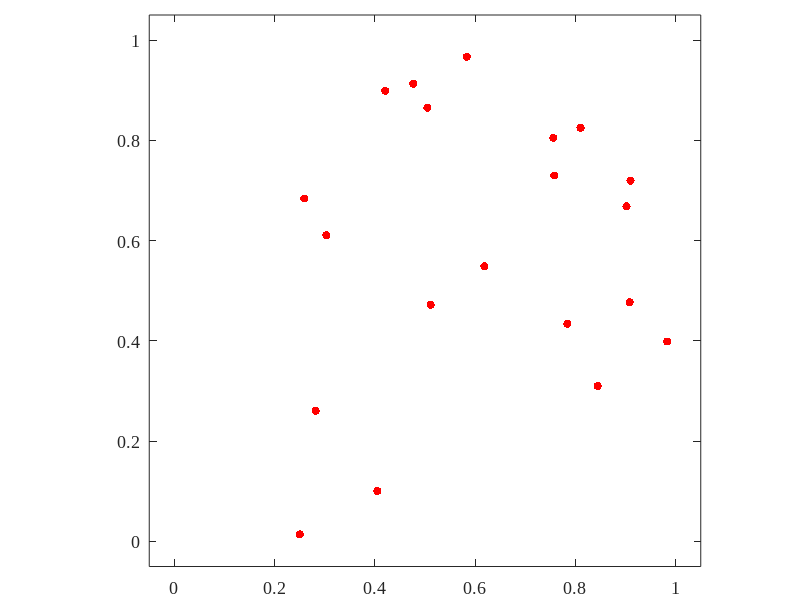
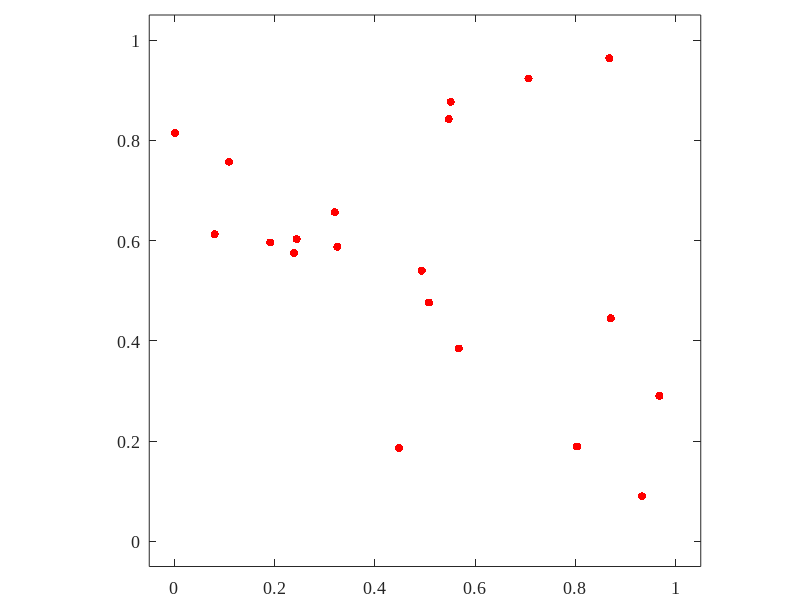
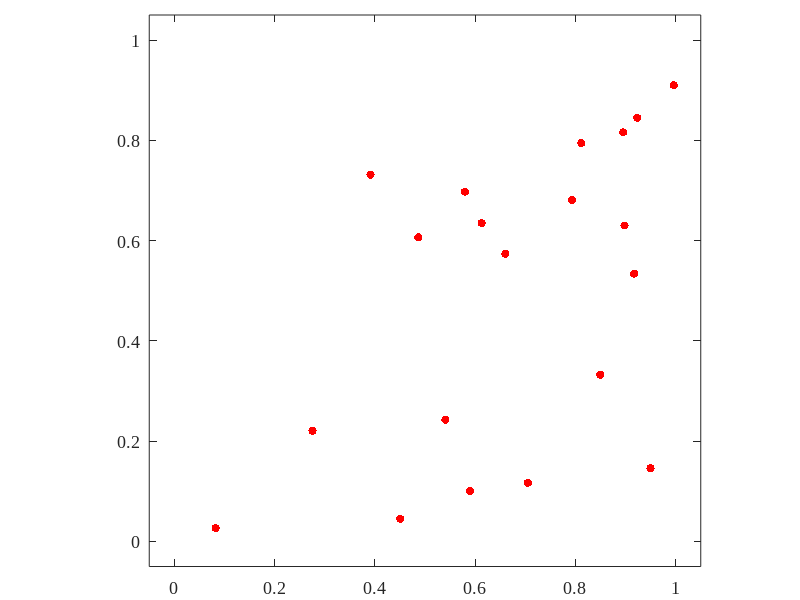

Source code (MATLAB) for these figures, in order:
function test()
    cd(fileparts(mfilename('fullpath')));
    addpath(genpath(cd));
    rng('default');
    
    for i = 1 : 3
        figure('Position',[100 100 400 400],'Visible','on');
        set(gca,'Fontname','Times New Roman','FontSize',13,'NextPlot','add', ...
            'Color','none','Box','on','LooseInset', get(gca, 'TightInset'));
        axis square; hold on
        xlim([-0.05 1.05]); ylim([-0.05 1.05]);
        yticks([0 0.2 0.4 0.6 0.8 1]);
        x = rand(20,1); y = rand(20,1);
        
        %G = graph(ones(20));
        %[~,C] = pdist2([x,y],[x,y],'euclidean','Smallest',2);
        %G = digraph(C(1,:),C(2,:));
        %plot(G,'XData',x,'YData',y,'NodeLabel',{});
        
        %[X,Y] = meshgrid(0:0.01:1);
        %[~,C] = kmeans([x,y],4,'MaxIter',1000);
        %idx = kmeans([X(:),Y(:)],4,'MaxIter',0,'Start',C);
        %gscatter(X(:),Y(:),idx); legend('off');
        
        %voronoi(x,y);
        %triplot(delaunayTriangulation(x,y));
        %k = convhull(x,y); plot(x(k),y(k));
        %k = boundary(x,y,0.8); plot(x(k),y(k));
        %a = criticalAlpha(alphaShape(x,y),'all-points');
        %plot(alphaShape(x,y,a*1.5));
        scatter(x,y,'r','filled');
        print(gcf,'-dsvg','-r600',sprintf('kmeans%d.svg', i));
        close;
    end
end
